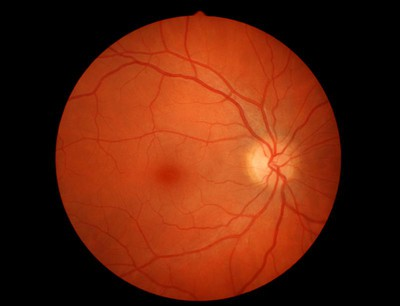
%> input picture 1.jpg, 400 x 306 px
$ octave first_try.m   (GNU Octave 9; MATLAB toolbox functions it lacks are replaced by stand-ins)
%> lines starting %> are read from the running program, lines starting %| are printed output that depends on the picture; in (x1, y1, x2, y2) boxes, pixels count from 0 and x2, y2 are one past the last pixel; in counts of white or black regions, pixels touching at a corner belong together; the program's own positions count from 1
### getVasculatureMatchedFilterResponse.m
function vasculature = getVasculatureMatchedFilterResponse(img, x, sa)
%GETVASCULATUREMATCHEDFILTERESPONSE: The vessel profile is assumed to be an
%inverted gaussian described by x and sa. The maximum response for the
%image for all possible rotations is noted. The matched filter image is
%then binarized using OTSU's method.
%
% Input: Colour Fundus Image img, vessel profile width x, standard deviation sa?
% Output: Vessel segmented binary image
% Parameters: x, sa
    grayImg =img;
     %sa = 0.5;
     %x = [-6: 6];
    %x = -x:x;
    size_x = size(x,2);
    tmp1 = exp(-(x.*x)/(2*sa*sa));
    tmp1 = max(tmp1)-tmp1;
    ht1 = repmat(tmp1,9,1);
    sht1 = sum(ht1(:));
    mean1 = sht1/(size_x*9);
    ht1 = ht1 - mean1;
    ht1 = ht1./sht1;
    h = zeros(15,size_x+3);
    for i = 1:9
        for j = 1:size_x
            h(i+3,j+1) = ht1(i,j);
        end
    end
    ROTATION_ANGLE = 90;
    NUM_ROTATIONS = 4;
    for k=1:NUM_ROTATIONS
        if(k==1)
            curr = conv2(double(grayImg),h, 'same');
            rt = curr;
            continue;
        end
        h = imrotate(h,ROTATION_ANGLE,'bicubic','crop');
        curr = conv2(double(grayImg), h, 'same');
        curr = max (rt,curr);

    end
    mn=mean(mean(curr));

    vasculature = im2bw(curr,mn);
end

### first_try.m
[fn pn]=uigetfile('*.jpeg;*.jpg;*.tiff','select image');
%> the answer given: 1.jpg
im = sprintf('%s%s',pn,fn);
I = imread(im);
%> I is the input picture: size 306x400x3 uint8; mean R, G, B 97.5, 34.5, 12.2
igreen = I(:,:,2)
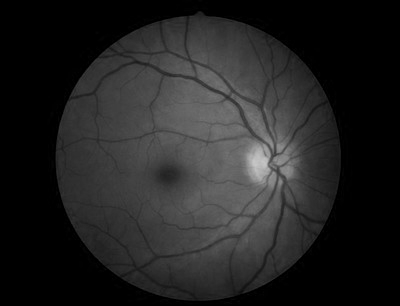
%> igreen: size 306x400 uint8; min 0, max 199, mean 34.5
ired = I(:,:,1)
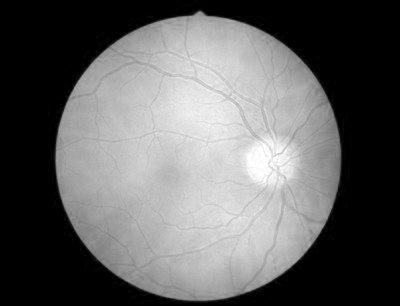
%> ired: size 306x400 uint8; min 0, max 255, mean 97.5
iblue = I(:,:,3)
% [4 lines of commented-out code are left out]
P=imresize(I, [384 365])
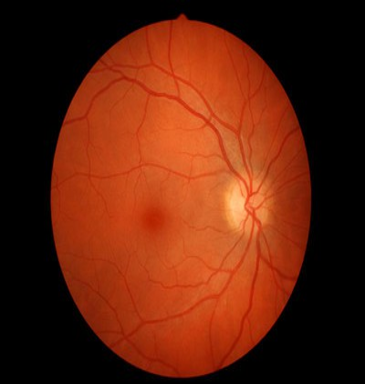
%> P: size 384x365x3 uint8; mean R, G, B 97.5, 34.5, 12.2
ima = im2double(P)
%imtool(ima)
ima2gray=rgb2gray(ima)
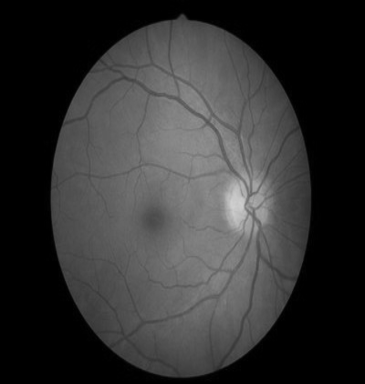
%> ima2gray: size 384x365 double; min 0, max 0.818, mean 0.199
imhist(ima2gray)
%> figure, not shown here; highest point at x = 0, y = 58230
%histo=adapthisteq(ima2gray,'clipLimit',0.05,'Distribution','rayleigh');
%imtool(histo)
%imtool(ima2gray)
 s = 1.5;
 y = [-6: 6];
G = getVasculatureMatchedFilterResponse(igreen, y, s)
%> in getVasculatureMatchedFilterResponse, `mn=mean(mean(curr));`: mn = 0.369
%> in getVasculatureMatchedFilterResponse, `vasculature = im2bw(curr,mn);`:
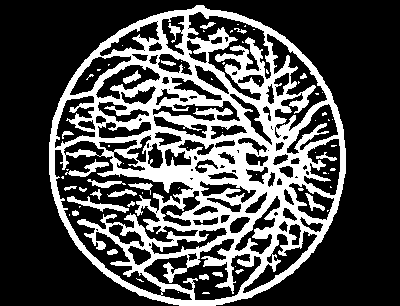
%> vasculature: size 306x400 logical; 29.2% white; 70 white regions (47 under 20 px), largest, box (x1, y1, x2, y2) and area: (49, 5, 346, 306) 33791, (67, 196, 129, 213) 310, (65, 159, 109, 177) 241
R = getVasculatureMatchedFilterResponse(ired, y, s)
%> in getVasculatureMatchedFilterResponse (call 2), `vasculature = im2bw(curr,mn);`: vasculature: size 306x400 logical; 38.4% white; 25 white regions (21 under 20 px), largest, box (x1, y1, x2, y2) and area: (47, 4, 347, 306) 46707, (210, 24, 241, 32) 95, (87, 234, 106, 242) 81, (290, 116, 300, 121) 23
B = getVasculatureMatchedFilterResponse(iblue, y, s)
%> the loop in getVasculatureMatchedFilterResponse (call 3), `for k=1:NUM_ROTATIONS` made 4 passes
%> pass 3, in getVasculatureMatchedFilterResponse (call 3), `curr = conv2(double(grayImg), h, 'same');`:
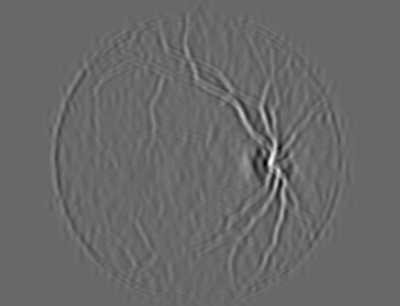
%> curr: size 306x400 double; min -6.49, max 9.35, mean 0.0505; drawn with min black and max white
%> in getVasculatureMatchedFilterResponse (call 3), `mn=mean(mean(curr));`: mn = 0.21
%> in getVasculatureMatchedFilterResponse (call 3), `vasculature = im2bw(curr,mn);`: vasculature: size 306x400 logical; 31.6% white; 97 white regions (79 under 20 px), largest, box (x1, y1, x2, y2) and area: (47, 8, 346, 306) 37214, (287, 38, 314, 65) 164, (127, 198, 150, 216) 129
imtool(R)
imtool(G)
imtool(B)
preoutput =xor(R,B)
%> preoutput: size 306x400 logical; 21.4% white; 658 white regions (517 under 20 px), largest, box (x1, y1, x2, y2) and area: (55, 140, 249, 252) 3917, (211, 15, 331, 106) 2364, (168, 238, 253, 306) 1600
output=~xor(preoutput,G)
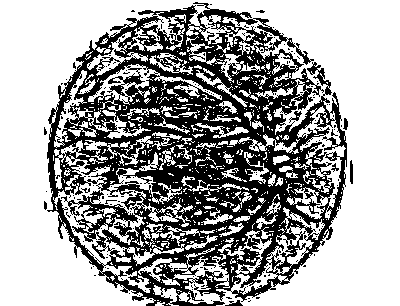
%> output: size 306x400 logical; 64.2% white; 177 black regions (169 under 20 px), largest, box (x1, y1, x2, y2) and area: (47, 2, 347, 306) 43148, (350, 160, 353, 184) 65, (225, 300, 243, 306) 57
imtool(preoutput)
imtool(output)

$ run again, on 5.jpg
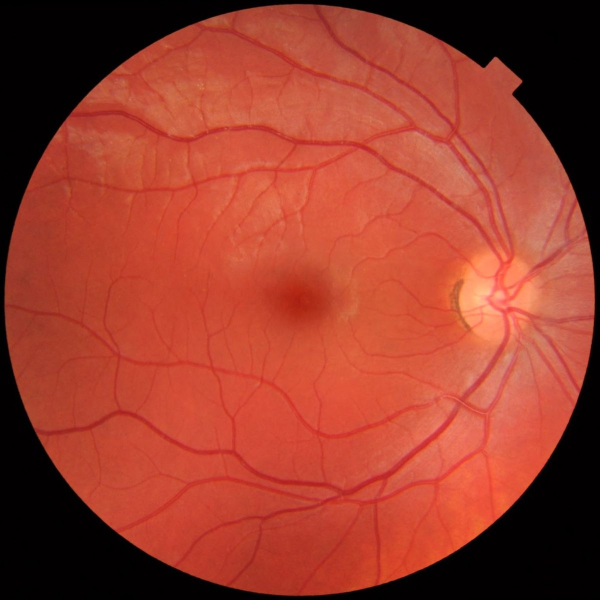
%> input picture 5.jpg, 1200 x 1200 px (shown at 1/2 size)
%> I is the input picture: size 1200x1200x3 uint8; mean R, G, B 155, 60.8, 44.6
%> mn = 0.478
%> vasculature: size 1200x1200 logical; 36.6% white; 1346 white regions (615 under 20 px), largest, box (x1, y1, x2, y2) and area: (2, 1, 1195, 1197) 447068, (991, 238, 1097, 297) 1371, (98, 898, 196, 954) 1273
%> mn = 0.983
%> in getVasculatureMatchedFilterResponse (call 2), `vasculature = im2bw(curr,mn);`:
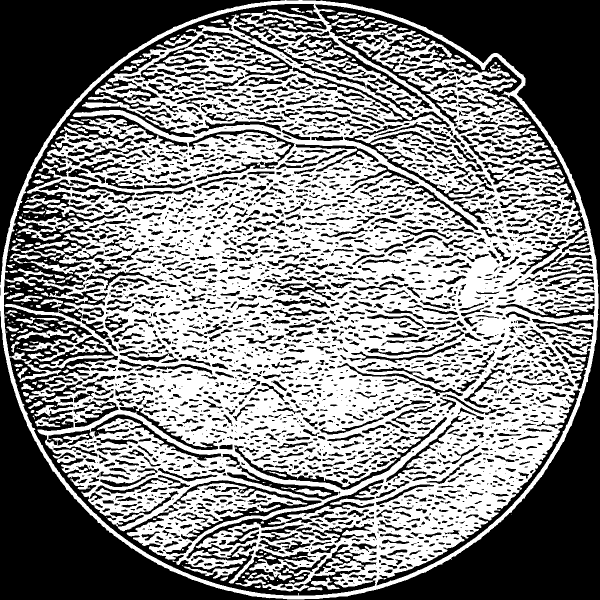
%> vasculature: size 1200x1200 logical (shown at 1/2 size); 51.8% white; 2981 black regions (1058 under 20 px), largest, box (x1, y1, x2, y2) and area: (0, 0, 1200, 1200) 232368, (8, 8, 753, 1191) 86740, (0, 0, 570, 570) 77203
%> vasculature: size 1200x1200 logical; 37.7% white; 1289 white regions (652 under 20 px), largest, box (x1, y1, x2, y2) and area: (2, 1, 1195, 1197) 474091, (281, 805, 438, 878) 2014, (70, 406, 207, 498) 1712
%> preoutput: size 1200x1200 logical; 24.7% white; 9492 white regions (7646 under 20 px), largest, box (x1, y1, x2, y2) and area: (132, 388, 414, 691) 20792, (457, 455, 727, 746) 19616, (231, 728, 449, 858) 9319
%> `output=~xor(preoutput,G)`:
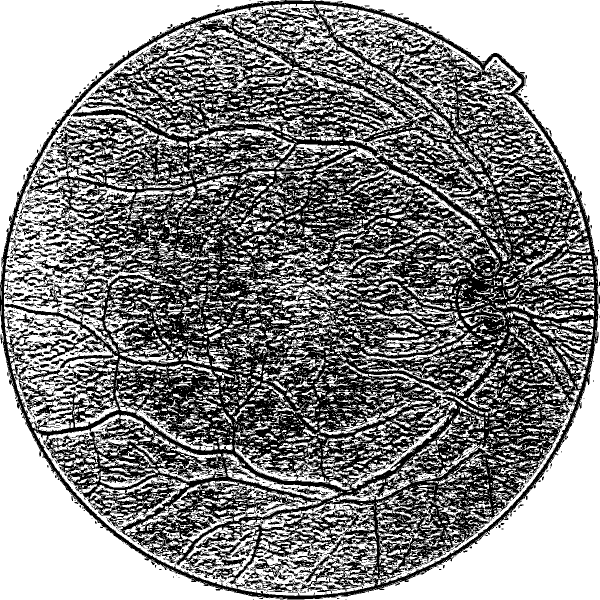
%> output: size 1200x1200 logical (shown at 1/2 size); 54.1% white; 2634 black regions (2476 under 20 px), largest, box (x1, y1, x2, y2) and area: (0, 0, 1197, 1199) 637186, (132, 235, 295, 283) 2474, (747, 40, 861, 96) 1510
